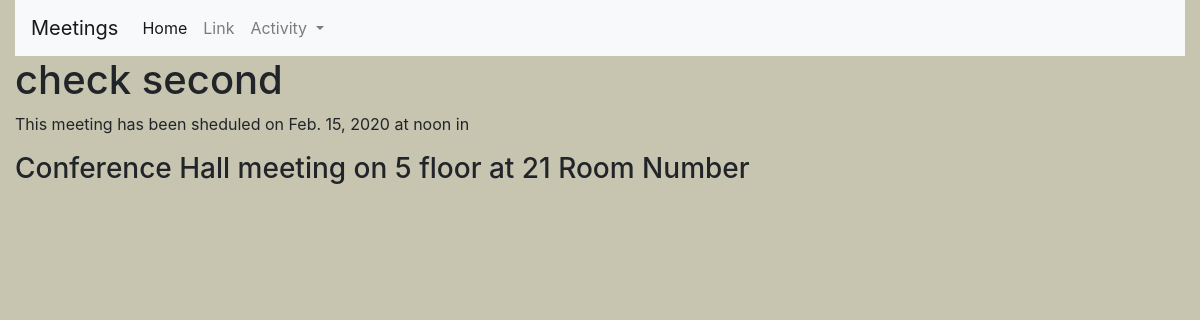
Page /meeting/12 on the committed database.
### meeting/models.py (models this page shows, shortened)
class Meeting(models.Model):
    title = models.CharField(max_length=200)
    date = models.DateField()
    start_time = models.TimeField(default=time(10))
    duration = models.IntegerField(default=1)
    room = models.ForeignKey(Room, on_delete=models.CASCADE)

class Room(models.Model):
    name = models.CharField(max_length=250)
    floor_number = models.IntegerField()
    room_number = models.IntegerField()
    def __str__(self):
        return f"{self.name} meeting on {self.floor_number} floor at {self.room_number} Room Number"

### meeting/views.py (the view)
# urls.py: path('<int:id>', details, name='details'),
def details(request, id):
    meeting = get_object_or_404(Meeting, pk=id)
    return render(request, "meeting/details.html", {'meeting': meeting,
                                                    'message': "Created By Pradhyum Vyas",
                                                    'date': (datetime.today().date())})

### meeting/templates/meeting/details.html (shortened to what this page needs)
{% extends 'base.html' %}
{% block content %}
<div class="container-fluid pradhyum">
    <h1>{{meeting.title}}</h1>
    <p>This meeting has been sheduled on {{meeting.date}} at {{meeting.start_time}} in
    <h3>{{meeting.room}}</h3>
    </p>
</div>
{% endblock %}

### website/static/website/main.css (style rules this page uses)
body { background-color: rgb(199, 197, 176); }

### rows in the picture
Meeting: title "check second", date "Feb. 15, 2020", start_time "noon", room "Conference Hall meeting on 5 floor at 21 Room Number"
